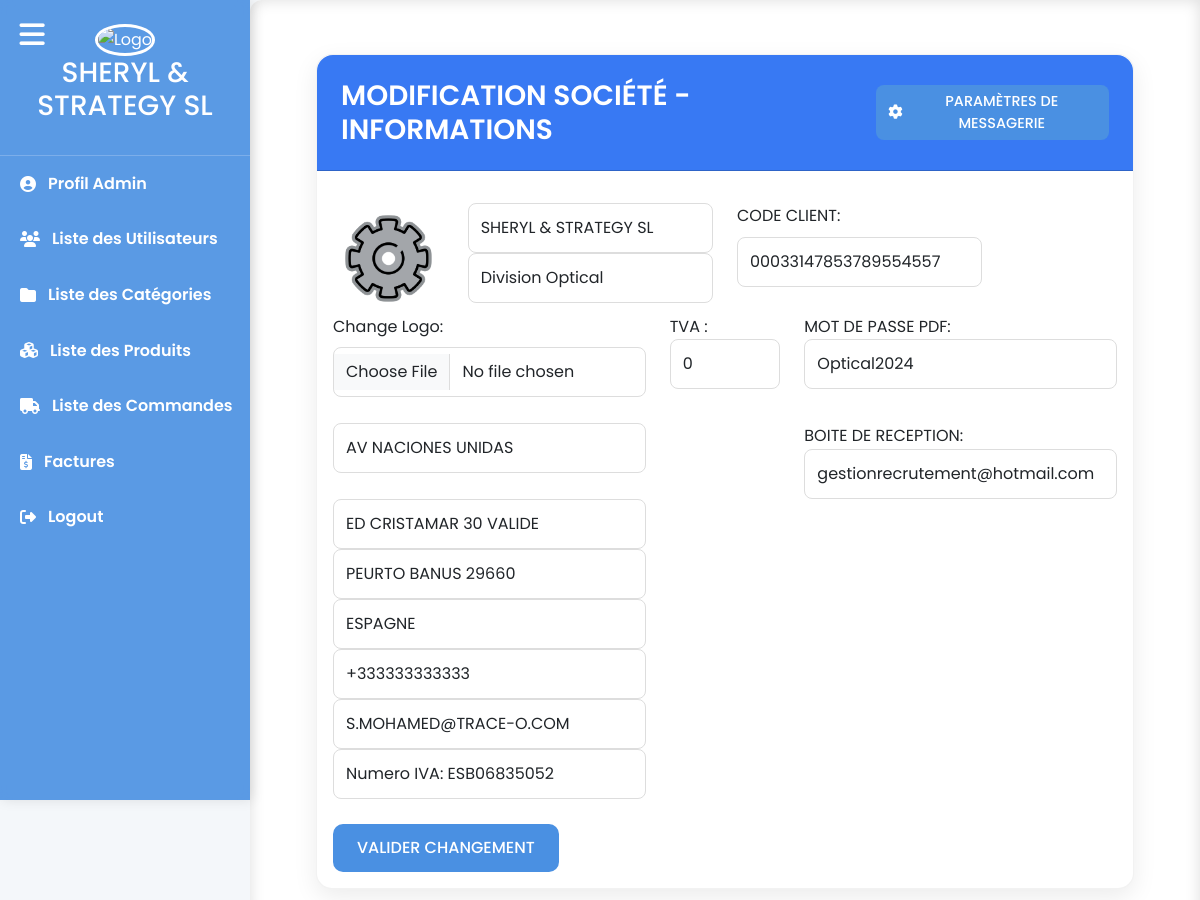
The page /order_management/company/ (signed in) on the database as committed earlier.
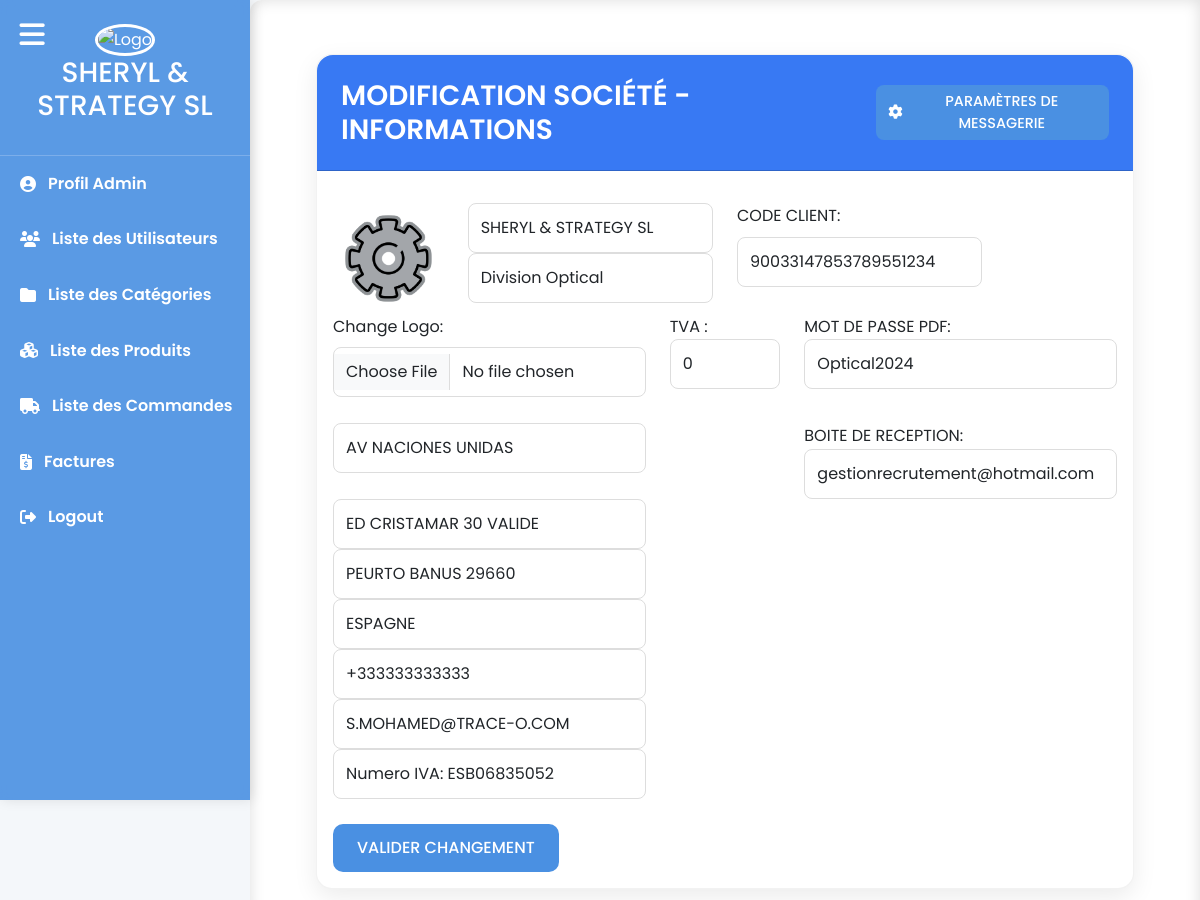
The same page on the database as committed later.
### sherly_app/models.py (models this page shows, shortened)
class Societe(models.Model):
    nom1 = models.CharField(max_length=255, blank=True, null=True,default='SHERLY & STRATEGY SL')
    nom2 = models.CharField(max_length=255, blank=True, null=True,default='Division Optical')
    ligne1 = models.CharField(max_length=255, blank=True, null=True,default='AV Naciones Unidas')
    ligne2 = models.CharField(max_length=255, blank=True, null=True,default='Ed Cristamar 30,')
    ligne3 = models.CharField(max_length=255, blank=True, null=True,default='Peurto Banus 29660,')
    ligne4 = models.CharField(max_length=255, blank=True, null=True,default='Mail: admin@gmail.com')
    ligne5 = models.CharField(max_length=255, blank=True, null=True,default='Numero IVA: ESB06835052')
    logo = models.ImageField(upload_to='images/', null=True, blank=True)
    code_client = models.CharField(max_length=255,default='00033147853314')
    livre1=models.CharField(max_length=50,default='SCROTIS  OPTIC 2000')
    livre2=models.CharField(max_length=50,default='38 rue Saint Denis')
    livre3=models.CharField(max_length=50,default='92700 COLOMBES')
    livre4=models.CharField(max_length=50,default='FRANCE')
    achteur1=models.CharField(max_length=50,default='SCROTIS  OPTIC 2000 ')
    achteur2=models.CharField(max_length=50,default='38 rue Saint Denis')
    achteur3=models.CharField(max_length=50,default='92700 COLOMBES')
    achteur4=models.CharField(max_length=50,default='FRANCE')
    achteur5=models.CharField(max_length=50,default='Numero TVA Intraceo')
    achteur6=models.CharField(max_length=50,default='FR7547911891')
    nif=models.CharField(max_length=100,blank=True,null=True,default='NIF:B062835052-Nº IVA : ESB068350201152')
    phrase=models.CharField(max_length=100,default="L'expédition s'effectue conformément a nos conditions générales de vente")
    pays=models.CharField(max_length=100,default="ESPAGNE")
    telephone=models.CharField(max_length=100,default="+333333333333")
    tva = models.IntegerField(default=0)
    boite_envoi = models.CharField(max_length=100,default="gestionrecrutement@hotmail.com", error_messages={'invalid': "L'adresse email de boite d'envoi est invalide."})
    boite_reception = models.CharField(max_length=100,default="optiquejaures@hotmail.com", error_messages={'invalid': "L'adresse email de boite de réception est invalide."})
    pdf_pwd=models.CharField(max_length=20,default="Optical2024")

### sherly_app/views.py (the view)
# urls.py: path('company/', user_passes_test(is_superuser, login_url='bl_login')(login_required(company, login_url='bl_login')), name='company'),
def company(request):
        societe = Societe.objects.first()
        if request.method == 'POST':
            form = CompanyForm(request.POST, request.FILES, instance=societe)
            if form.is_valid():
                form.save()
                return redirect('categorie_list')
            else:
                form = CompanyForm(request.POST,request.FILES, instance=societe)
                return render(request, 'company/edit.html', {'form': form})
        else :
            form = CompanyForm(instance=societe)  # Redirect to the category list page
        return render(request, 'company/edit.html', {'form': form})

### sherly_app/forms.py (shortened to what this page needs)
class CompanyForm(forms.ModelForm):
    class Meta:
        model = Societe
        fields = ['nom1', 'nom2','ligne1','ligne2','ligne3','ligne4','ligne5','logo','code_client','boite_envoi','boite_reception','pays','telephone','tva','pdf_pwd']

### sherly_app/context_processors.py (called while the page is built)
def societer_info(request):
    societe = Societe.objects.first()  # Retrieve societer information (adjust as necessary)
    return {'societe': societe}

def familles_context(request):
    familles = Famille.objects.all()  # Récupère toutes les familles
    return {'familles': familles}

def produits_context(request):
    produits = Produit.objects.all()  # Récupère toutes les familles
    return {'produits': produits}

### sherly_app/urls.py (called while the page is built)
def is_superuser(user):
    return user.is_superuser

### sherly_app/templates/company/edit.html (shortened to what the changed rows need)
{% extends 'base.html' %}
{% block content %}
<div class="container mt-4">
    <div class="container">
        <div class="card">
            <div class="card-header d-flex align-items-center justify-content-between" style="background-color: #3879f3; color: white;">
                <h2 class="mb-0">MODIFICATION SOCIÉTÉ - INFORMATIONS </h2>
            </div>
            <div class="card-body">
                <form method="post" enctype="multipart/form-data" id="companyForm">
                    <div class="row">
                        <div class="col-md-2">
                            <img id="logoPreview" src="{{ form.instance.logo.url }}" alt="Logo" class="img-fluid">
                        </div>
                        <div class="col-md-4">
                            <div class="row">
                                <div class="col-md-12">
                                    <input type="text" class="form-control" id="{{ form.nom1.id_for_label }}" name="{{ form.nom1.name }}" value="{{ form.nom1.value }}" >
                                </div>
                            </div>
                            <div class="row">
                                <div class="col-md-12">
                                    <input type="text" class="form-control" id="{{ form.nom2.id_for_label }}" name="{{ form.nom2.name }}" value="{{ form.nom2.value }}" >
                                </div>
                            </div>
                        </div>
                        <div class="col-md-4">
                            <label for="{{ form.designation.id_for_label }}" class="form-label"> CODE CLIENT:</label>
                            <input type="number" class="form-control" id="{{ form.code_client.id_for_label }}" name="{{ form.code_client.name }}" value={{form.code_client.value}} required >
                        </div>
                    </div>
                    <div class="row">
                        <div class="col-md-5">
                           MOT DE PASSE PDF:  <input type="text" class="form-control" id="{{ form.pdf_pwd.id_for_label }}" name="{{ form.pdf_pwd.name }}" value="{{ form.pdf_pwd.value }}" required >
                        </div>
                    </div><br>
                    <div class="row">
                        <div class="col-md-5">
                            <input type="text" class="form-control" id="{{ form.ligne1.id_for_label }}" name="{{ form.ligne1.name }}" value="{{ form.ligne1.value }}" >
                        </div>
                        <div class="col-md-5">
                           BOITE DE RECEPTION:  <input type="text" class="form-control" id="{{ form.boite_reception.id_for_label }}" name="{{ form.boite_reception.name }}" value="{{ form.boite_reception.value }}" required >
                        </div>
                    </div>
                    <div class="row">
                        <div class="col-md-5">
                            <input type="text" class="form-control" id="{{ form.ligne2.id_for_label }}" name="{{ form.ligne2.name }}" value="{{ form.ligne2.value }}" >
                        </div>
                    </div>
                    <div class="row">
                        <div class="col-md-5">
                            <input type="text" class="form-control" id="{{ form.ligne3.id_for_label }}" name="{{ form.ligne3.name }}" value="{{ form.ligne3.value }}" >
                        </div>
                    </div>
                    <div class="row">
                        <div class="col-md-5">
                            <input type="text" class="form-control" id="{{ form.pays.id_for_label }}" name="{{ form.pays.name }}" value="{{ form.pays.value }}" >
                        </div>
                    </div>
                    <div class="row">
                        <div class="col-md-5">
                            <input type="text" class="form-control" id="{{ form.telephone.id_for_label }}" name="{{ form.telephone.name }}" value="{{ form.telephone.value }}" >
                        </div>
                    </div>
                    <div class="row">
                        <div class="col-md-5">
                            <input type="text" class="form-control" id="{{ form.ligne4.id_for_label }}" name="{{ form.ligne4.name }}" value="{{ form.ligne4.value }}" >
                        </div>
                    </div>
                    <div class="row">
                        <div class="col-md-5">
                            <input type="text" class="form-control" id="{{ form.ligne5.id_for_label }}" name="{{ form.ligne5.name }}" value="{{ form.ligne5.value }}" >
                        </div>
                    </div><br>
                </form>
            </div>
        </div>
    </div>
</div>
{% endblock %}

### sherly_app/templates/base.html (shortened to what this page needs)
{% load static %}
<!DOCTYPE html>
<html lang="fr">
<head>
    <link href="https://cdn.jsdelivr.net/npm/bootstrap@5.3.0/dist/css/bootstrap.min.css" rel="stylesheet" />
    <link href="https://cdnjs.cloudflare.com/ajax/libs/font-awesome/6.4.0/css/all.min.css" rel="stylesheet" />
    <link href="https://cdn.jsdelivr.net/npm/bootstrap-icons@1.11.1/font/bootstrap-icons.css" rel="stylesheet" />
    <link href="{% static 'css/main.css' %}" rel="stylesheet" />
</head>
<body>
    <button id="sidebarCollapse" aria-label="Toggle Sidebar">
        <i class="fas fa-bars"></i>
    </button>
    <nav id="sidebar" class="fade-in">
        <div class="sidebar-header">
            <img src="{% static 'images/logo.png' %}" alt="Logo" class="fade-in">
            <h3>{{societe.nom1}}</h3>
        </div>
        {% if user.is_superuser %}
        <ul class="components">
            <li><a href="{% url 'profile' %}"><i class="fas fa-user-circle"></i> <span class="text">Profil Admin</span></a></li>
            <li><a href="{% url 'list_user' %}"><i class="fas fa-users"></i> <span class="text">Liste des Utilisateurs</span></a></li>
            <li><a href="{% url 'categorie_list' %}"><i class="fas fa-folder"></i> <span class="text">Liste des Catégories</span></a></li>
            <li><a href="{% url 'product_list' %}"><i class="fas fa-cubes"></i> <span class="text">Liste des Produits</span></a></li>
            <li><a href="{% url 'commande_list' %}"><i class="fas fa-truck"></i> <span class="text">Liste des Commandes</span></a></li>
            <li><a href="{% url 'facture' %}"><i class="fas fa-file-invoice-dollar"></i> <span class="text">Factures</span></a></li>
            <li><a href="{% url 'bl_logout' %}"><i class="fas fa-sign-out-alt"></i> <span class="text">Logout</span></a></li>
        </ul>
        {% else %}
        <ul class="components">
            <li><a href="{% url 'commande_list' %}"><i class="fas fa-truck"></i> <span class="text">Liste des Commandes</span></a></li>
            <li><a href="{% url 'bl_logout' %}"><i class="fas fa-sign-out-alt"></i> <span class="text">Logout</span></a></li>
        </ul>
        {% endif %}
    </nav>
    <div id="content" class="fade-in">
        <div class="container-fluid">
            {% block content %}
            {% endblock %}
        </div>
    </div>
</body>
</html>

Rows that differ between the two databases and show on the page:
changed Societe "SHERYL & STRATEGY SL": code_client "00033147853789554557" → "90033147853789551234"
